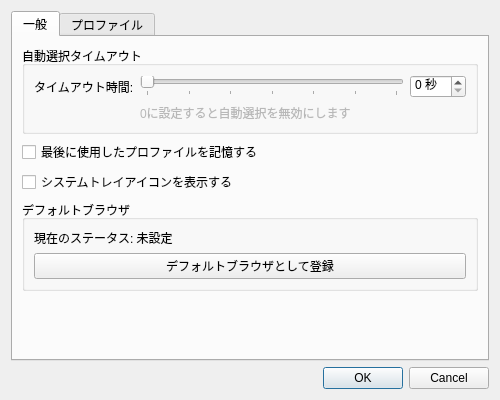
<?xml version="1.0" encoding="UTF-8"?>
<ui version="4.0">
 <class>SettingsDialog</class>
 <widget class="QDialog" name="SettingsDialog">
  <property name="geometry">
   <rect>
    <x>0</x>
    <y>0</y>
    <width>500</width>
    <height>400</height>
   </rect>
  </property>
  <property name="windowTitle">
   <string>設定</string>
  </property>
  <layout class="QVBoxLayout" name="verticalLayout">
   <item>
    <widget class="QTabWidget" name="tabWidget">
     <property name="currentIndex">
      <number>0</number>
     </property>
     <widget class="QWidget" name="generalTab">
      <attribute name="title">
       <string>一般</string>
      </attribute>
      <layout class="QVBoxLayout" name="generalLayout">
       <item>
        <widget class="QGroupBox" name="timeoutGroup">
         <property name="title">
          <string>自動選択タイムアウト</string>
         </property>
         <layout class="QGridLayout" name="gridLayout">
          <item row="0" column="0">
           <widget class="QLabel" name="timeoutLabel">
            <property name="text">
             <string>タイムアウト時間:</string>
            </property>
           </widget>
          </item>
          <item row="0" column="1">
           <widget class="QSlider" name="timeoutSlider">
            <property name="minimum">
             <number>0</number>
            </property>
            <property name="maximum">
             <number>60</number>
            </property>
            <property name="pageStep">
             <number>5</number>
            </property>
            <property name="orientation">
             <enum>Qt::Horizontal</enum>
            </property>
            <property name="tickPosition">
             <enum>QSlider::TicksBelow</enum>
            </property>
            <property name="tickInterval">
             <number>10</number>
            </property>
           </widget>
          </item>
          <item row="0" column="2">
           <widget class="QSpinBox" name="timeoutSpinBox">
            <property name="suffix">
             <string> 秒</string>
            </property>
            <property name="maximum">
             <number>60</number>
            </property>
           </widget>
          </item>
          <item row="1" column="1" colspan="2">
           <widget class="QLabel" name="timeoutHelpLabel">
            <property name="text">
             <string>0に設定すると自動選択を無効にします</string>
            </property>
            <property name="styleSheet">
             <string notr="true">color: palette(mid);</string>
            </property>
           </widget>
          </item>
         </layout>
        </widget>
       </item>
       <item>
        <widget class="QCheckBox" name="rememberLastCheckBox">
         <property name="text">
          <string>最後に使用したプロファイルを記憶する</string>
         </property>
        </widget>
       </item>
       <item>
        <widget class="QCheckBox" name="showTrayCheckBox">
         <property name="text">
          <string>システムトレイアイコンを表示する</string>
         </property>
        </widget>
       </item>
       <item>
        <widget class="QGroupBox" name="defaultBrowserGroup">
         <property name="title">
          <string>デフォルトブラウザ</string>
         </property>
         <layout class="QVBoxLayout" name="defaultBrowserLayout">
          <item>
           <widget class="QLabel" name="defaultBrowserStatusLabel">
            <property name="text">
             <string>現在のステータス: 未設定</string>
            </property>
           </widget>
          </item>
          <item>
           <widget class="QPushButton" name="registerDefaultButton">
            <property name="text">
             <string>デフォルトブラウザとして登録</string>
            </property>
           </widget>
          </item>
         </layout>
        </widget>
       </item>
       <item>
        <spacer name="generalSpacer">
         <property name="orientation">
          <enum>Qt::Vertical</enum>
         </property>
         <property name="sizeHint" stdset="0">
          <size>
           <width>20</width>
           <height>40</height>
          </size>
         </property>
        </spacer>
       </item>
      </layout>
     </widget>
     <widget class="QWidget" name="profilesTab">
      <attribute name="title">
       <string>プロファイル</string>
      </attribute>
     </widget>
    </widget>
   </item>
   <item>
    <widget class="QDialogButtonBox" name="buttonBox">
     <property name="orientation">
      <enum>Qt::Horizontal</enum>
     </property>
     <property name="standardButtons">
      <set>QDialogButtonBox::Cancel|QDialogButtonBox::Ok</set>
     </property>
    </widget>
   </item>
  </layout>
 </widget>
 <resources/>
 <connections>
  <connection>
   <sender>timeoutSlider</sender>
   <signal>valueChanged(int)</signal>
   <receiver>timeoutSpinBox</receiver>
   <slot>setValue(int)</slot>
   <hints>
    <hint type="sourcelabel">
     <x>250</x>
     <y>80</y>
    </hint>
    <hint type="destinationlabel">
     <x>400</x>
     <y>80</y>
    </hint>
   </hints>
  </connection>
  <connection>
   <sender>timeoutSpinBox</sender>
   <signal>valueChanged(int)</signal>
   <receiver>timeoutSlider</receiver>
   <slot>setValue(int)</slot>
   <hints>
    <hint type="sourcelabel">
     <x>400</x>
     <y>80</y>
    </hint>
    <hint type="destinationlabel">
     <x>250</x>
     <y>80</y>
    </hint>
   </hints>
  </connection>
 </connections>
</ui>
